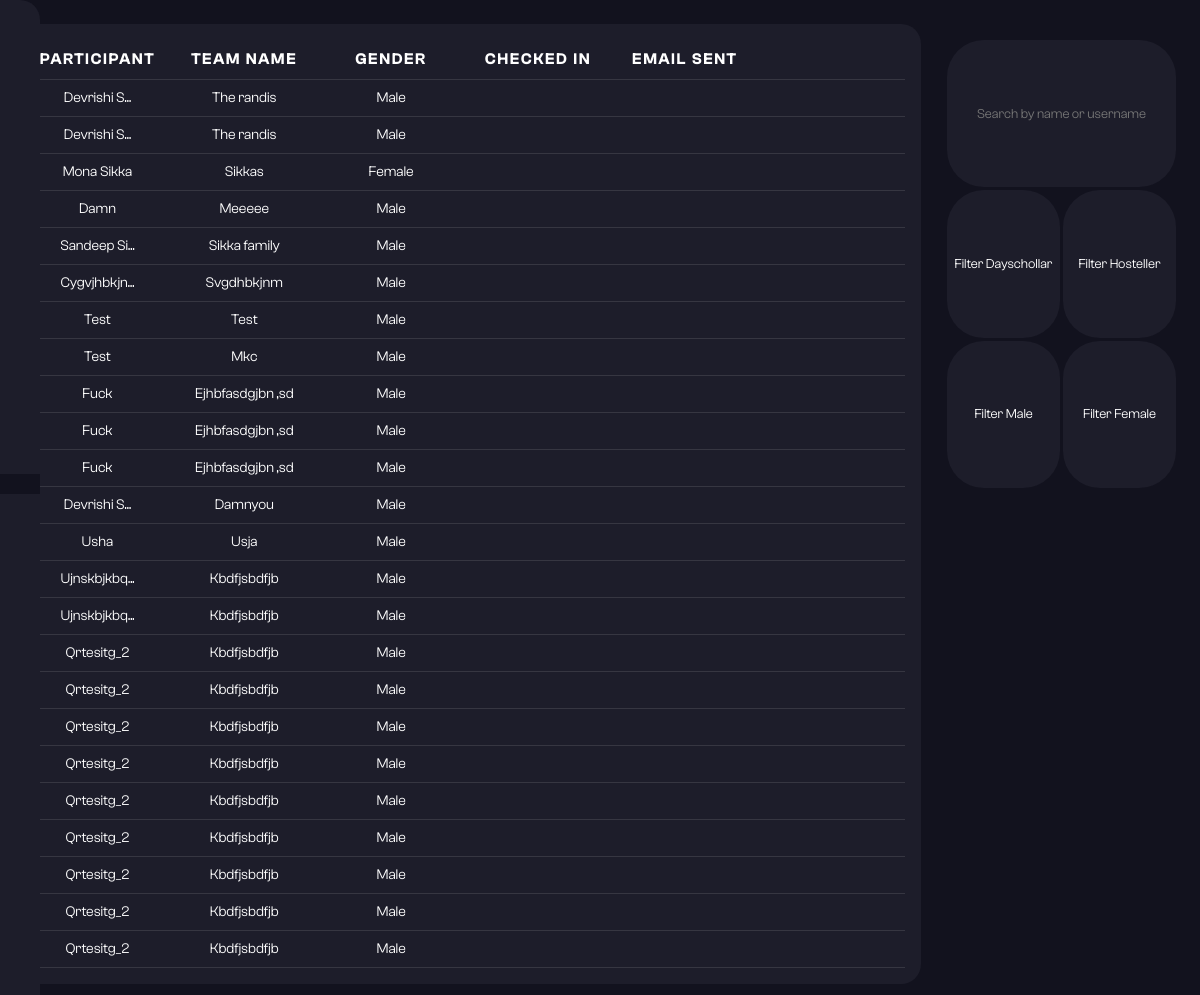
The app's page /dashboard, older data.
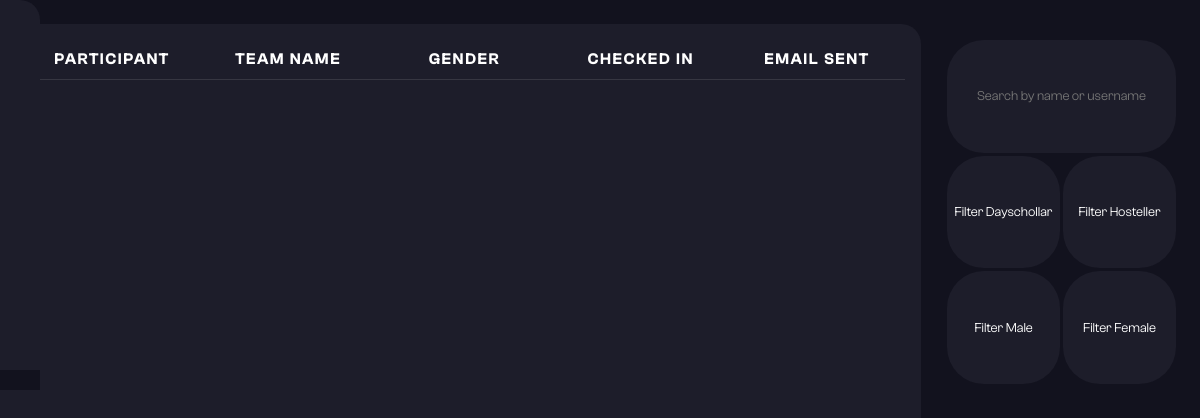
The same page, newer data.
### models.py (models this page shows)
class Participant(db.Model):
    id = db.Column(db.Integer, primary_key=True)
    participant_name = db.Column(db.String(100), nullable=False)
    register_number = db.Column(db.String(20), nullable=False)
    team_name = db.Column(db.String(100), nullable=False)
    mobile_number = db.Column(db.String(20), nullable=False)
    accomodation = db.Column(db.String(20), nullable=False)
    email_id = db.Column(db.String(120), nullable=False)
    hostel_block = db.Column(db.String(1))
    gender = db.Column(db.String(10), nullable=False)
    checked_in = db.Column(db.Boolean, default = False)
    onboarding_email_sent = db.Column(db.Boolean, default=False, nullable=False)
    slug = db.Column(db.String(100), nullable=False)

### app.py (the view)
@app.route('/dashboard')
def dashboard():
  data_list = Participant.query.all()
  return render_template('dashboard.html', datalist = data_list)

### app.py (called while the page is built)
def truncate_ellipsis(value, length):
    if len(value) <= length:
        return value
    else:
        return value[:length] + '...'

### templates/dashboard.html (shortened to what this page needs)
<!DOCTYPE html>
<html lang="en">
  <head>
    <link
      rel="stylesheet"
      href="{{url_for('static', filename='styles/dashboard.css')}}"
    />
    <link
      href="https://cdn.jsdelivr.net/npm/remixicon@3.5.0/fonts/remixicon.css"
      rel="stylesheet"
    />
  </head>
  <body>
    <nav>
      <div class="vertical-navbar">
        <div class="menu-item active" data-tooltip="Dashboard">
        </div>
        <div class="menu-item" data-tooltip="Upload List">
        </div>
        <div class="menu-item" data-tooltip="Add Participant">
        </div>
        <div class="menu-item" data-tooltip="Event Stats">
        </div>
        <div class="menu-item" data-tooltip="Feedback Dashboard">
        </div>
      </div>
    </nav>
    <div class="main-container">
      <div class="container">
        <div class="filters">
          <div class="filter_container">
            <div class="search_area">
              <input
                type="text"
                id="searchInput"
                placeholder="Search by name or username"
              />
            </div>
            <div class="filter_by_dayschollar">
              <button id="sortDayScholar">Filter Dayschollar</button>
            </div>
            <div class="filter_by_hosteller">
              <button id="sortHosteller">Filter Hosteller</button>
            </div>
            <div class="filter_by_male">
              <button id="filterMale">Filter Male</button>
            </div>
            <div class="filter_by_female">
              <button id="filterFemale">Filter Female</button>
            </div>
          </div>
        </div>
        <div class="participant-tables">
          <table>
            <thead>
              <tr>
                <th>Participant</th>
                <th>Team Name</th>
                <th>Gender</th>
                <th>Checked In</th>
                <th>Email Sent</th>
              </tr>
            </thead>
            <tbody>
              {% for participant in datalist %}
              <tr>
                <td>{{ participant.participant_name|title| truncate_ellipsis(10) }}</td>
                <td>{{ participant.team_name|capitalize }}</td>
                <td>{{ participant.gender|capitalize }}</td>
                {% if participant.checked_in == False %}
                <td></td>
                {% else %}
                <td></td>
                {% endif %}
                {% if participant.onboarding_email_sent == False %}
                <td></td>
                {% else %}
                <td></td>
                {% endif %}
                <td class="participant_info">
                </td>
              </tr>
              {% endfor %}
            </tbody>
          </table>
        </div>
      </div>
    </div>
  </body>
</html>

### static/styles/dashboard.css (style rules this page uses)
* { padding: 0; margin: 0; font-family: "ClashGrotesk"; }
body { background-color: #12121e; height: 100vh; width: 100vw; display: flex; align-items: center; justify-content: center; }
.main-container { max-width: 1250px; border-radius: 20px; height: calc(100% - 3rem); width: calc(100% - 1rem); box-sizing: border-box; }
.container { height: 100%; width: 100%; display: grid; grid-template-columns: 3.5fr 1fr; grid-template-rows: 1fr 1fr 2fr; gap: 10px; grid-auto-flow: row; grid-template-areas: "participant-tables filters" "participant-tables filters" "participant-tables ."; }
.filters, .participant-tables { border-radius: 20px; box-sizing: border-box; padding: 1rem; overflow: auto; }
.filters { grid-area: filters; }
.participant-tables { grid-area: participant-tables; background-color: #1d1d2a; }
table { color: #fff; height: fit-content; border-collapse: collapse; margin: 0; padding: 0; width: 100%; table-layout: fixed; }
table tr { border-bottom: 1px solid #ffffff1c; padding: 0.35em; }
table th, table td { padding: 0.625em; text-align: center; font-size: 0.9em; }
table th { font-size: 1rem; letter-spacing: 0.1em; text-transform: uppercase; font-weight: 600; }
.filter_container { height: 100%; display: grid; grid-template-columns: 1fr 1fr; grid-template-rows: 1fr 1fr 1fr; gap: 3px 3px; grid-auto-flow: row; grid-template-areas: "search_area search_area" "filter_by_dayschollar filter_by_hosteller" "filter_by_male filter_by_female"; }
.filter_container button, .filter_container input { width: 100%; height: 100%; border-radius: 2.3125rem; text-align: center; outline: none; border: none; background-color: #1d1d2a; color: #fff; }
.search_area { grid-area: search_area; }
.filter_by_dayschollar { grid-area: filter_by_dayschollar; }
.filter_by_hosteller { grid-area: filter_by_hosteller; }
.filter_by_male { grid-area: filter_by_male; }
.filter_by_female { grid-area: filter_by_female; }
.vertical-navbar { height: 100%; width: 40px; position: fixed; left: 0; top: 0; background-color: #1d1d2a; padding-top: 20px; display: flex; flex-direction: column; align-items: center; justify-content: center; border-radius: 0 20px 0 20px; }
.menu-item { text-align: center; width: 100%; box-sizing: border-box; padding: 10px; cursor: pointer; transition: background-color 0.3s; display: flex; align-items: center; justify-content: center; color: #fff; }
.active { background-color: #12121e; }

Row changes from the older to the newer data that the page shows:
removed Participant: participant_name "Devrishi S...", team_name "The randis", gender "Male"
removed Participant: participant_name "Devrishi S...", team_name "The randis", gender "Male"
removed Participant: participant_name "Mona Sikka", team_name "Sikkas", gender "Female"
removed Participant: participant_name "Damn", team_name "Meeeee", gender "Male"
removed Participant: participant_name "Sandeep Si...", team_name "Sikka family", gender "Male"
removed Participant: participant_name "Cygvjhbkjn...", team_name "Svgdhbkjnm", gender "Male"
removed Participant: participant_name "Test", team_name "Test", gender "Male"
removed Participant: participant_name "Test", team_name "Mkc", gender "Male"
removed Participant: participant_name "Fuck", team_name "Ejhbfasdgjbn ,sd", gender "Male"
removed Participant: participant_name "Fuck", team_name "Ejhbfasdgjbn ,sd", gender "Male"
removed Participant: participant_name "Fuck", team_name "Ejhbfasdgjbn ,sd", gender "Male"
removed Participant: participant_name "Devrishi S...", team_name "Damnyou", gender "Male"
removed Participant: participant_name "Usha", team_name "Usja", gender "Male"
removed Participant: participant_name "Ujnskbjkbq...", team_name "Kbdfjsbdfjb", gender "Male"
removed Participant: participant_name "Ujnskbjkbq...", team_name "Kbdfjsbdfjb", gender "Male"
removed Participant: participant_name "Qrtesitg_2", team_name "Kbdfjsbdfjb", gender "Male"
removed Participant: participant_name "Qrtesitg_2", team_name "Kbdfjsbdfjb", gender "Male"
removed Participant: participant_name "Qrtesitg_2", team_name "Kbdfjsbdfjb", gender "Male"
removed Participant: participant_name "Qrtesitg_2", team_name "Kbdfjsbdfjb", gender "Male"
removed Participant: participant_name "Qrtesitg_2", team_name "Kbdfjsbdfjb", gender "Male"
removed Participant: participant_name "Qrtesitg_2", team_name "Kbdfjsbdfjb", gender "Male"
removed Participant: participant_name "Qrtesitg_2", team_name "Kbdfjsbdfjb", gender "Male"
removed Participant: participant_name "Qrtesitg_2", team_name "Kbdfjsbdfjb", gender "Male"
removed Participant: participant_name "Qrtesitg_2", team_name "Kbdfjsbdfjb", gender "Male"
